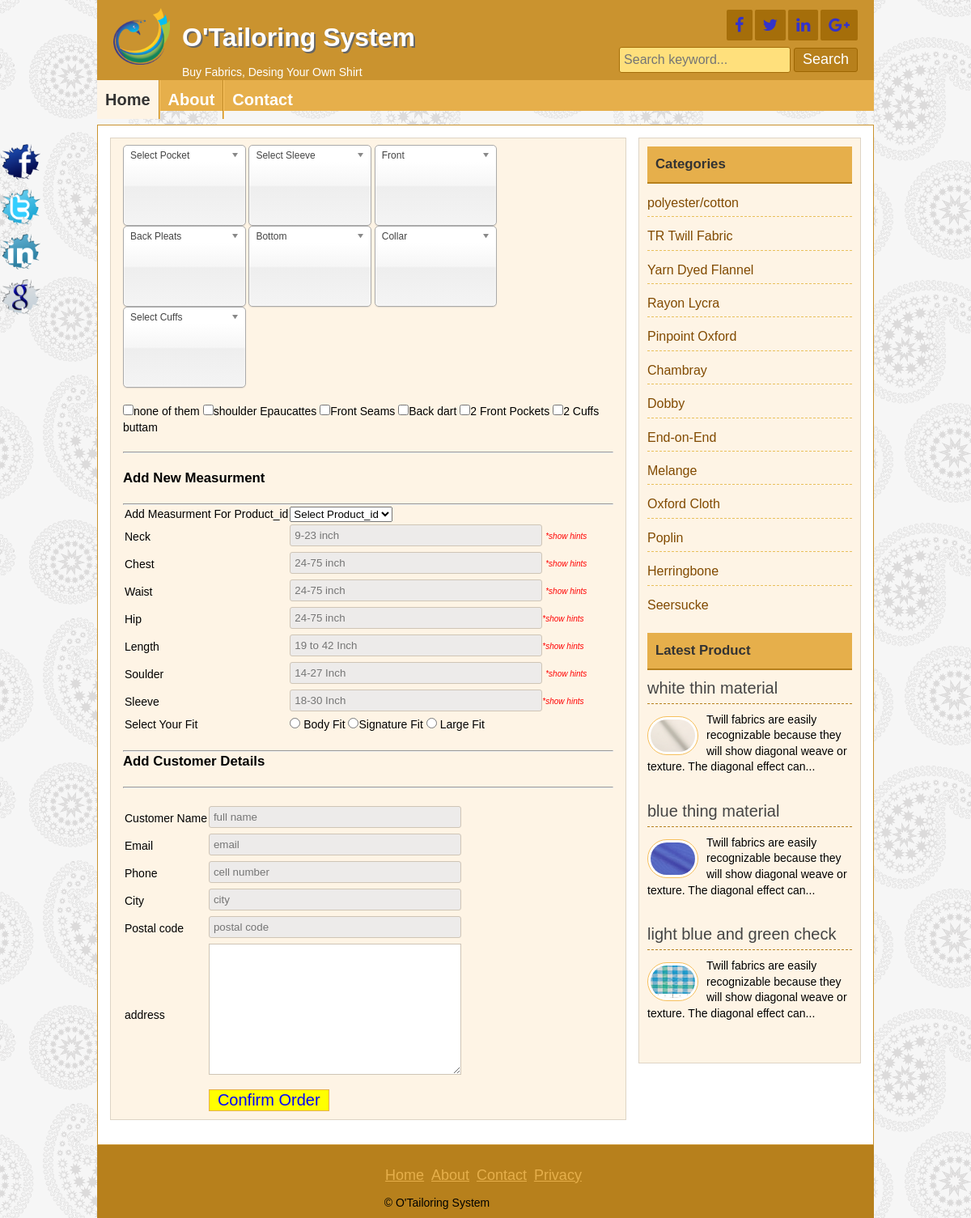
/measurment.php, run on the app's committed database.
### tables this page shows
CREATE TABLE `catagory` (
  `catid` int(11) NOT NULL,
  `name` varchar(50) NOT NULL
);

CREATE TABLE `product` (
  `product_id` varchar(50) NOT NULL,
  `product_typeid` varchar(50) NOT NULL,
  `title` varchar(255) NOT NULL,
  `price` float NOT NULL,
  `body` text NOT NULL,
  `image` varchar(255) NOT NULL,
  `author` varchar(50) NOT NULL,
  `tags` varchar(255) NOT NULL,
  `date` date NOT NULL,
  `Season` varchar(50) NOT NULL,
  `weight` int(11) NOT NULL
);

### lib/Database.php (called while the page is built, shortened)
<?php
Class Database{
	public $host   = DB_HOST;
	public $user   = DB_USER;
	public $pass   = DB_PASS;
	public $dbname = DB_NAME;
	public $link;
	private function connectDB(){
	$this->link = new mysqli($this->host, $this->user, $this->pass, $this->dbname);
 }
	public function select($query){
		$result = $this->link->query($query) or die($this->link->error.__LINE__);
		if($result->num_rows > 0){
			return $result;
		} else {
			return false;
		}
	}
}

### helpers/format.php (called while the page is built, shortened)
<?php
class format{
     public function textShorten($text, $limit = 400)
    {
      $text = $text." ";
      $text =  substr($text, 0, $limit);
      $text = substr($text, 0, strrpos($text, ' '));
      $text = $text."...";
      return $text;
    }
}
 ?>

### measurment.php (the view, shortened to what this page needs)
<?php include 'inc/header.php';?>
<?php
$db= new Database();
?>
<link rel="stylesheet" href="admin/css/ex.css" type="text/css">
<link rel="stylesheet" href="admin/css/ex2.css" type="text/css">
    <link rel="stylesheet" href="admin/imageselect/chosen.css">
    <link rel="stylesheet" href="admin/imageselect/ImageSelect.css">
<link rel="stylesheet" href="admin/css/ex.css" type="text/css">
<link rel="stylesheet" href="admin/css/ex2.css" type="text/css">
 <div class="contentsection contemplete clear">
    <?php include 'inc/sidebar.php';?>
    <div class="maincontent clear">
   <form action="" method="post" enctype="multipart/form-data">
            <br>
            <br>
        <div class="grid_10">
            <div class="block" style="color: black;">
                 <input type="checkbox" name="check_list[]" value="none">none of them
                    <input type="checkbox" name="check_list[]" value="shoulder Epaucattes, " class="showTip L8">shoulder Epaucattes
                    <input type="checkbox" name="check_list[]" value="Front Seams, " class="showTip L9">Front Seams
                    <input type="checkbox" name="check_list[]" value="Back dart, " class="showTip L10">Back dart
                    <input type="checkbox" name="check_list[]" value="2 Front Pockets">2 Front Pockets
                    <input type="checkbox" name="check_list[]" value="2 Cuffs buttam">2 Cuffs buttam
                <br>
                <br>
                <hr style=" color: green; width=20px;">
                <br>
        </div>
    <div class="grid_10">
        <div class="box round first grid">
            <h2>Add New Measurment</h2>
            <br>
            <hr>
                <div class="block">
                    <table class="form">
                        <tr>
                            <td>
                                <label>Add Measurment For Product_id</label>
                                <br>
                            </td>
                            <td>
                                <select id="select" name="product_id">
                                    <option>Select Product_id</option>
                                </select>
                            </td>
                        </tr>
                        <tr>
                            <td>
                                <label>Neck</label>
                            </td>
                            <td>
                                <input type="text" name="neck" placeholder="9-23 inch" class="small" />
                                <span class="text"> <span class="showTip L1" style="color:red">*show hints</span></span>
                            </td>
                        </tr>
                        <tr>
                            <td>
                                <label>Chest</label>
                            </td>
                            <td>
                                <input type="text" name="chest" placeholder="24-75 inch" class="small" /> <span class="text"><span class="showTip L2" style="color:red">*show hints</span></span>
                            </td>
                        </tr>
                         <tr>
                            <td>
                                <label>Waist</label>
                            </td>
                            <td>
                                <input type="text" name="waist" placeholder="24-75 inch" class="small" /> <span class="text"><span class="showTip L3" style="color:red">*show hints</span></span>
                            </td>
                        </tr>
                         <tr>
                            <td>
                                <label>Hip</label>
                            </td>
                            <td>
                                <input type="text" name="hip" placeholder="24-75 inch" class="small" /><span class="text"><span class="showTip L4" style="color:red">*show hints</span></span>
                            </td>
                        </tr>
                         <tr>
                            <td>
                                <label>Length</label>
                            </td>
                            <td>
                                <input type="text" name="length" placeholder="19 to 42 Inch" class="small" /><span class="text"><span class="showTip L5" style="color:red">*show hints</span></span>
                            </td>
                        </tr>
                        <tr>
                            <td>
                                <label>Soulder</label>
                            </td>
                            <td>
                                <input type="text" name="soulder" placeholder="14-27 Inch" class="small" />
                                 <span class="text"><span class="showTip L6" style="color:red">*show hints</span></span>
                            </td>
                        </tr>
                         <tr>
                            <td>
                                <label>Sleeve</label>
                            </td>
                            <td>
                                <input type="text" name="sleeve" placeholder="18-30 Inch" class="small" /><span class="text"><span class="showTip L7" style="color:red">*show hints</span></span>
                            </td>
                        </tr>
                        <tr>
                            <td>
                                <label>Select Your Fit</label>
                            </td>
                            <td>
                                <input type="radio" name="fitness" value="body fit" style="color: white;" /> Body Fit
                                <input type="radio" name="fitness" value="Signature" />Signature Fit
                                <input type="radio" name="fitness" value="Large fit" /> Large Fit
                            </td>
                        </tr>
                    </table>
                </div>
            </div>
        </div>
<br>
<hr>
        <div class="grid_10">
            <div class="box round first grid">
                <h2>Add Customer Details</h2>
<br>
<hr>
<br>
                <div class="block">
                    <table class="form">
                        <tr>
                            <td>
                                <label>Customer Name</label>
                            </td>
                            <td>
                                <input type="text" name="customer_name" placeholder="full name" class="small" />
                            </td>
                        </tr>
                        <tr>
                            <td>
                                <label>Email</label>
                            </td>
                            <td>
                                <input type="email" name="customer_email" placeholder="email" class="small" />
                            </td>
                        </tr>
                         <tr>
                            <td>
                                <label>Phone</label>
                            </td>
                            <td>
                                <input type="text" name="phone" placeholder="cell number" class="small" />
                            </td>
                        </tr>
                         <tr>
                            <td>
                                <label>City</label>
                            </td>
                            <td>
                                <input type="text" name="city" placeholder="city" class="small" />
                            </td>
                        </tr>
                          <tr>
                            <td>
                                <label>Postal code</label>
                            </td>
                            <td>
                                <input type="text" name="postal_code" placeholder="postal code" class="small" />
                            </td>
                        </tr>
                        <tr>
                            <td>
                                <label>address</label>
                            </td>
                            <td>
                               <textarea name="address" style="width:300px; height:150px;"></textarea>
                            </td>
                        </tr>
                        <tr>
                            <td></td>
                            <td>
                                <input type="submit" name="submit" Value="Confirm Order" style="color:blue; background: yellow;" />
                            </td>
                        </tr>
                    </table>
                </div>
            </div>
        </div>
    </div>
</form>
</div>
<?php include 'inc/footer.php';?>

### inc/sidebar.php
<div class="sidebar clear">
	<div class="samesidebar clear">
		<h2>Categories</h2>
		<ul>
		<?php
			$query= "select * from catagory";
			$post= $db->select($query);
			if ($post) {
				while ($result= $post->fetch_assoc()) {
				?>
				<li><a href="posts.php?catid=<?php echo $result['catid'] ;?>"><?php echo $result['name']; ?></a></li>
				<?php } } ?>
			</ul>
	</div>
	<div class="samesidebar clear">
		<marquee><h2>Latest Product</h2></marquee>
			<?php
				$query= "select * from product limit 3";
				$post= $db->select($query);
				if ($post) {
					while ($result= $post->fetch_assoc()) {
					 ?>
			<div class="popular clear">
				<h3><a href="post.php?product_id=<?php echo $result['product_id'] ?>"><?php echo $result['title'];?></a></h3>
				<a href="post.php?product_id=<?php echo $result['product_id'] ?>"><img src="admin/<?php echo $result['image']; ?>" alt="post image"/></a>
				<p><?php echo $fm->textShorten($result['body'],120); ?></p>
			</div>
			<?php } } else { header("Location:404.php");  } ?>
	</div>
</div>

### style.css (style rules this page uses)
* { margin:0;padding:0;outline:0 }
body { font-family: 'Source Sans Pro', sans-serif;font-size:14px;line-height:18px;color:#000;background:url(images/bg.png)repeat fixed 0 0 #fff; }
.contemplete { margin: 0 auto; width: 928px; }
.clear { overflow:hidden; }
input[type="text"], input[type="email"] { border: 1px solid #cfc5b6; border-radius: 3px; margin-bottom: 5px; padding: 5px; width: 300px; }
input[type="submit"] { background: #b7801c none repeat scroll 0 0; border: 1px solid #e6af4b; color: #fff; cursor: pointer; font-size: 20px; padding: 1px 10px; }
textarea { height: 110px; margin-bottom: 10px; padding: 5px; width: 300px; border: 1px solid #cfc5b6; }
.contentsection { background: #ffffff none repeat scroll 0 0; border: 1px solid #ca932f; padding: 15px; }
.maincontent { background: #fef4e5 none repeat scroll 0 0; border: 1px solid #ded4c5; float: left; margin: 0 15px 15px 0; padding: 8px 15px; width: 606px; }
.sidebar { background: #fef4e5 none repeat scroll 0 0; border: 1px solid #ded4c5; float: right; margin-bottom: 15px; margin-top: 0; padding: 10px; width: 253px; }
.samesidebar { margin-bottom: 10px; }
.samesidebar h2 { background: #e6af4b none repeat scroll 0 0; border-bottom: 2px solid #b7801c; color: #333; margin-bottom: 8px; padding: 10px; }
.samesidebar ul { padding:0;margin:0;list-style:none; }
.samesidebar ul li { border-bottom: 1px dashed #e9c05c; font-size: 16px; padding: 5px 8px 5px 0; }
.samesidebar ul li:last-child { border-bottom: 0px dashed #e9c05c; }
.samesidebar ul li a { color: #814a00; text-decoration: none; }
.samesidebar p { margin-bottom: 10px; }
.popular { margin-bottom: 20px; }
.popular h3 { border-bottom: 1px dashed #b7801c; font-size: 20px; font-weight: normal; margin-bottom: 10px; padding-bottom: 5px; }
.popular h3 a { text-decoration:none;color:#444 }
.popular img { background: #fff none repeat scroll 0 0; border: 1px solid #f6bf5b; border-radius: 30px; float: left; height: 40px; margin-right: 10px; margin-top: 5px; padding: 3px; width: 55px; }

### admin/css/ex.css (style rules this page uses)
body, td { font: 14px/1.4 verdana, arial, helvetica, sans-serif; }
h2 { font-size:1.2em; }
a:link { color:#33c; }
ul { margin-bottom: 2.4em; }
ul li { margin-bottom:.5em; }
p { max-width: 60em; }

### measurment.php (style rules this page uses)
input { background-color:#edebea; }
span.text { color: #red; font-size:10px; font-style: italic; }

### data on the page
catagory: name "polyester/cotton"
catagory: name "TR Twill Fabric"
catagory: name "Yarn Dyed Flannel"
catagory: name "Rayon Lycra"
catagory: name "Pinpoint Oxford"
catagory: name "Chambray"
catagory: name "Dobby"
catagory: name "End-on-End"
catagory: name "Melange"
catagory: name "Oxford Cloth"
catagory: name "Poplin"
catagory: name "Herringbone"
catagory: name "Seersucke"
product: title "white thin material", image (picture), body "Twill fabrics are easily recognizable because they will show diagonal weave or texture. The diagonal effect can..."
product: title "blue thing material", image (picture), body "Twill fabrics are easily recognizable because they will show diagonal weave or texture. The diagonal effect can..."
product: title "light blue and green check", image (picture), body "Twill fabrics are easily recognizable because they will show diagonal weave or texture. The diagonal effect can..."
